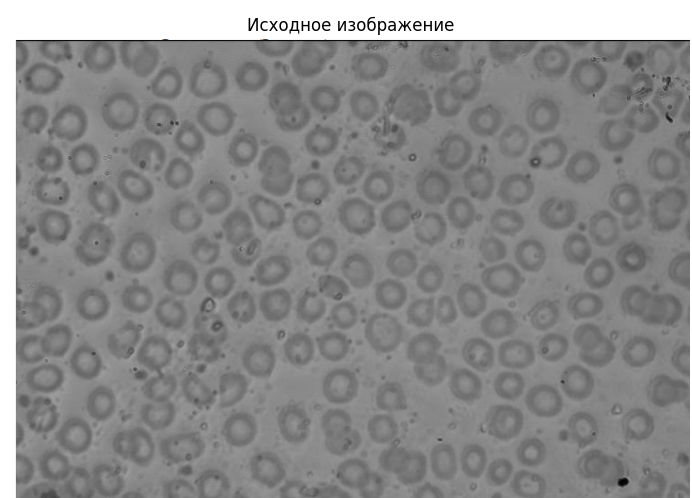
#> input picture original.png, 692 x 498 px
$ python erythrocyte_counter.py original.png   (older library calls are emulated)
#> lines starting #> are read from the running program, lines starting #| are printed output that depends on the picture; after the words box and inside, x2 and y2 are one past the last pixel; in counts of white or black regions, pixels touching at a corner belong together
import cv2
import numpy as np
import matplotlib.pyplot as plt
from skimage import filters, morphology, feature


def count_erythrocytes(image_path, min_radius=None, max_radius=None, visualize=False,
                       sensitivity=20, two_stage=True, precise_contours=True,
                       force_contours_for_all=True):
    """
    Подсчет эритроцитов на изображении мазка крови с использованием преобразования Хафа.

    Параметры:
    ----------
    image_path : str
        Путь к изображению мазка крови
    min_radius : int, optional
        Минимальный радиус клетки в пикселях
    max_radius : int, optional
        Максимальный радиус клетки в пикселях
    visualize : bool, optional
        Флаг отображения промежуточных результатов
    sensitivity : int, optional
        Чувствительность обнаружения (param2 для HoughCircles), меньшие значения = больше кругов
    two_stage : bool, optional
        Использовать двухэтапное обнаружение для повышения точности
    precise_contours : bool, optional
        Использовать точную подстройку контуров
    force_contours_for_all : bool, optional
        Гарантировать наличие контуров для всех обнаруженных центров

    Возвращает:
    ----------
    count : int
        Количество обнаруженных эритроцитов
    centers : ndarray
        Координаты центров обнаруженных клеток
    """
#> called with image_path = 'original.png', visualize = False, sensitivity = 20, two_stage = True, precise_contours = True, force_contours_for_all = True
    # 1. Загрузка изображения
    img = cv2.imread(image_path)
#> img is the input picture: shape (498, 692, 3); mean B, G, R 139.3, 139.3, 139.3
    if img is None:
        raise ValueError(f"Не удалось загрузить изображение по пути {image_path}")

    # Преобразование в цветовое пространство RGB для визуализации
    img_rgb = cv2.cvtColor(img, cv2.COLOR_BGR2RGB)

    # Преобразование в оттенки серого
    gray = cv2.cvtColor(img, cv2.COLOR_BGR2GRAY)

    # 2. Оценка радиусов клеток, если не заданы
    if min_radius is None or max_radius is None:
        # Предполагаем, что диаметр эритроцита ~ 1/15 - 1/10 ширины изображения
        est_diameter = min(gray.shape) / 12
        min_radius = int(est_diameter * 0.35) if min_radius is None else min_radius
        max_radius = int(est_diameter * 0.75) if max_radius is None else max_radius

    # 3. Предобработка для улучшения контрастности и выделения особенностей
    # Улучшение контраста с использованием CLAHE
    clahe = cv2.createCLAHE(clipLimit=3.0, tileGridSize=(8, 8))
    equalized = clahe.apply(gray)
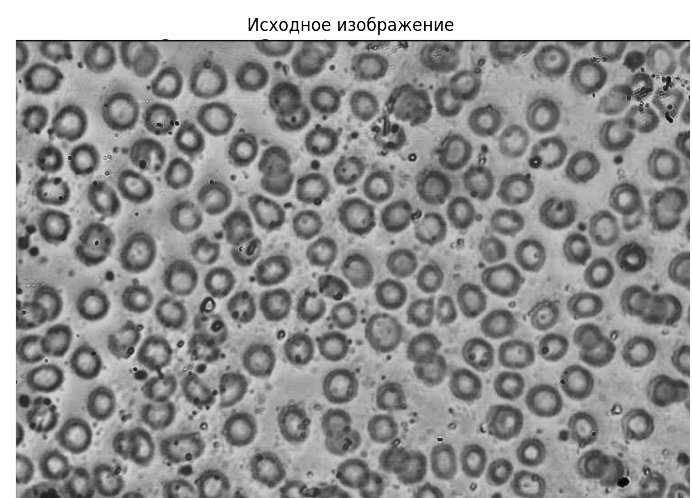
#> equalized: shape (498, 692); min 2, max 255, mean 147.5

    # 4. Медианная фильтрация для устранения шума
    filter_size = max(3, min(9, min_radius // 2))
    if filter_size % 2 == 0:  # Должен быть нечетным
        filter_size += 1
    filtered = cv2.medianBlur(equalized, filter_size)
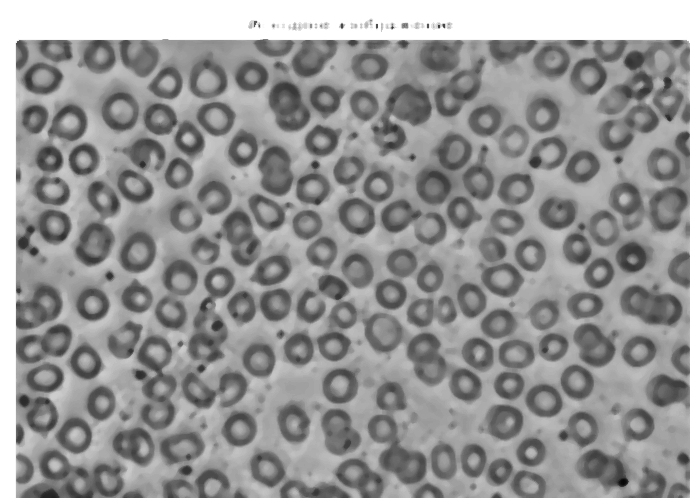
#> filtered: shape (498, 692); min 6, max 255, mean 148.8

    # Применение билатерального фильтра для сохранения краев при сглаживании шума
    bilateral = cv2.bilateralFilter(filtered, 9, 75, 75)

    # Выделяем края для последующей точной подстройки
    edges = None
    if precise_contours:
        # Многоуровневое выделение краев для повышения шансов обнаружения
        edges_canny = cv2.Canny(bilateral, 30, 100)
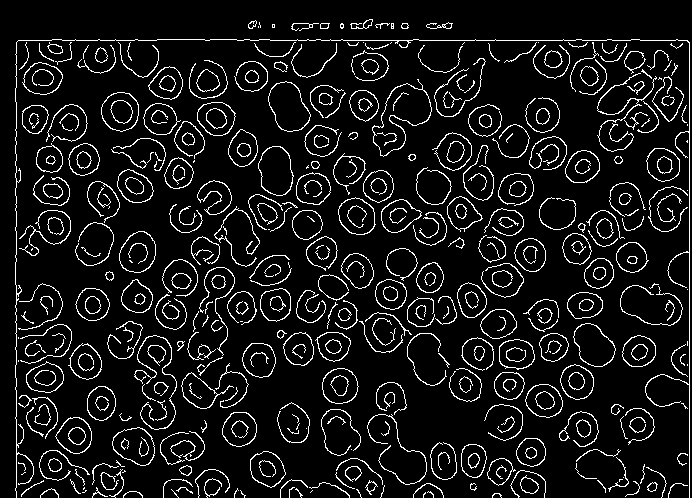
#> edges_canny: shape (498, 692); 8.7% white in thin lines or dots

        # Дополнительно используем лапласиан для выделения краев
        laplacian = cv2.Laplacian(bilateral, cv2.CV_8U)
        _, edges_laplacian = cv2.threshold(laplacian, 20, 255, cv2.THRESH_BINARY)
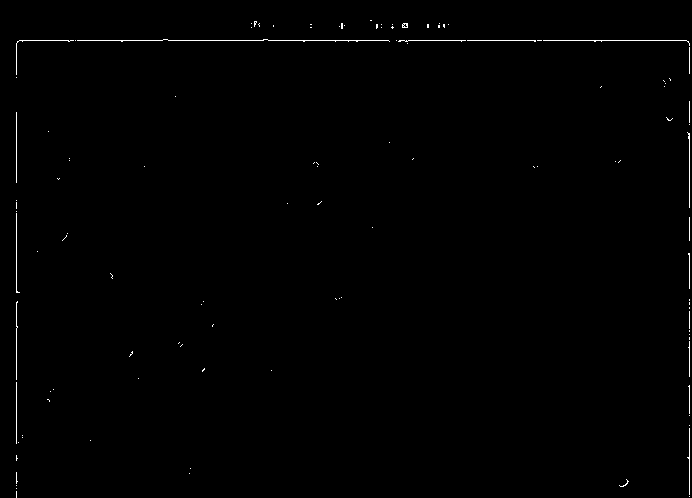
#> edges_laplacian: shape (498, 692); 0.48% white in thin lines or dots

        # Комбинируем результаты
        edges = cv2.bitwise_or(edges_canny, edges_laplacian)
#> edges: shape (498, 692); 8.9% white in thin lines or dots

        # Дилатация для соединения прерывистых краев
        kernel = np.ones((2, 2), np.uint8)
        edges = cv2.dilate(edges, kernel, iterations=1)
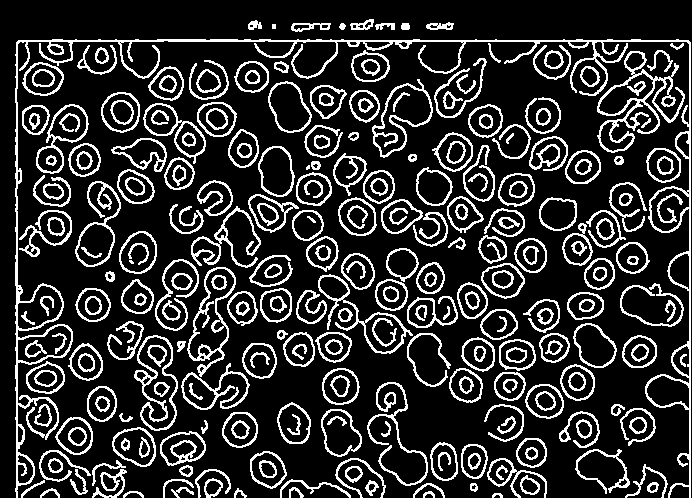
#> edges: shape (498, 692); 18.8% white in thin lines or dots

    # 5. Адаптивная бинаризация для выделения клеток
    block_size = min(99, max(11, int(min_radius * 2) | 1))  # должно быть нечетным
    binary = cv2.adaptiveThreshold(
        bilateral,
        255,
        cv2.ADAPTIVE_THRESH_GAUSSIAN_C,
        cv2.THRESH_BINARY_INV,
        block_size,
        2
    )
#> binary: shape (498, 692); 37.5% white; 288 white regions (51 under 20 px), largest, box (x1, y1, x2, y2) and area: (16, 39, 690, 126) 12256, (16, 283, 72, 447) 3532, (16, 88, 48, 296) 2300

    # 6. Морфологические операции для улучшения бинаризации
    kernel = np.ones((3, 3), np.uint8)
    binary = cv2.morphologyEx(binary, cv2.MORPH_OPEN, kernel, iterations=1)
#> binary: shape (498, 692); 37.3% white; 262 white regions (18 under 20 px), largest, box (x1, y1, x2, y2) and area: (16, 39, 690, 95) 11200, (16, 283, 72, 447) 3531, (16, 90, 48, 295) 2293
    binary = cv2.morphologyEx(binary, cv2.MORPH_CLOSE, kernel, iterations=2)
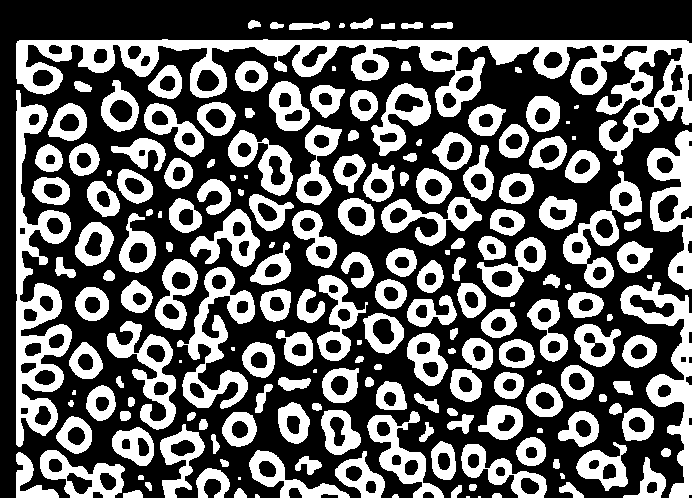
#> binary: shape (498, 692); 38.3% white; 191 white regions (14 under 20 px), largest, box (x1, y1, x2, y2) and area: (16, 39, 692, 165) 18575, (16, 90, 72, 447) 7481, (620, 282, 692, 498) 4489

    # 7. Применяем преобразование Хафа для обнаружения кругов (эритроцитов)
    all_circles = []

    if two_stage:
        # Первый проход: обнаружение с высокой точностью
        circles1 = detect_circles(bilateral, min_radius, max_radius, sensitivity)
#> circles1 = 140 rows, first 8: [258.5, 359.5, 16.3], [179.5, 277.5, 17.7], [408.5, 106.5, 22.2], [390.5, 293.5, 15.1], [433.5, 187.5, 16.7], [154.5, 352.5, 16.9], [429.5, 227.5, 16.5], [218.5, 281.5, 14.4]

        # Создаем маску уже найденных кругов
        mask = np.zeros_like(gray)
        if circles1 is not None:
            for circle in circles1[0]:
                # Преобразуем координаты в целые числа
                center = (int(circle[0]), int(circle[1]))
                radius = int(circle[2])
                cv2.circle(mask, center, radius, 255, -1)
#> this loop made 140 passes
#> (circle, center, radius) on passes 1 to 8: ([258.5, 359.5, 16.3], (258, 359), 16), ([179.5, 277.5, 17.7], (179, 277), 17), ([408.5, 106.5, 22.2], (408, 106), 22), ([390.5, 293.5, 15.1], (390, 293), 15), ([433.5, 187.5, 16.7], (433, 187), 16), ([154.5, 352.5, 16.9], (154, 352), 16), ([429.5, 227.5, 16.5], (429, 227), 16), ([218.5, 281.5, 14.4], (218, 281), 14)
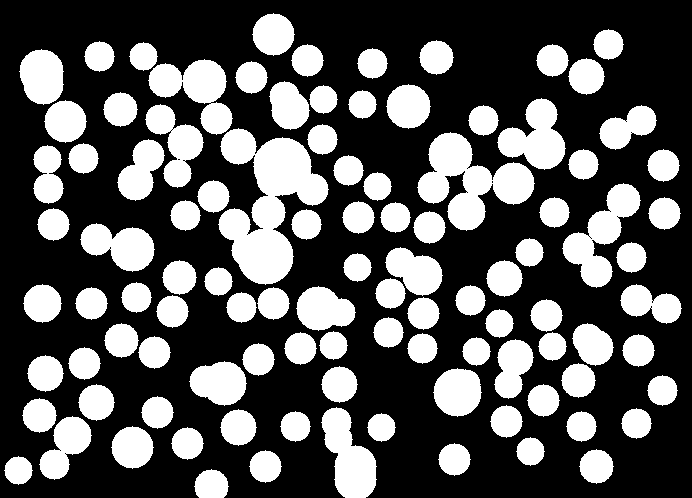
#> mask: shape (498, 692); 34.1% white; 102 white regions, largest, box (x1, y1, x2, y2) and area: (218, 128, 329, 285) 8692, (417, 132, 535, 231) 5514, (562, 183, 641, 288) 3366

        # Второй проход: пониженная чувствительность для обнаружения пропущенных кругов
        # Используем изображение с "удаленными" уже обнаруженными клетками
        filtered_for_second_pass = bilateral.copy()
        filtered_for_second_pass[mask > 0] = 0

        # Обнаружение с меньшей чувствительностью
        circles2 = detect_circles(
            filtered_for_second_pass,
            min_radius,
            max_radius,
            sensitivity * 0.7  # Понижаем порог для обнаружения менее четких кругов
        )
#> (the rest of the program and of its run is left out)
